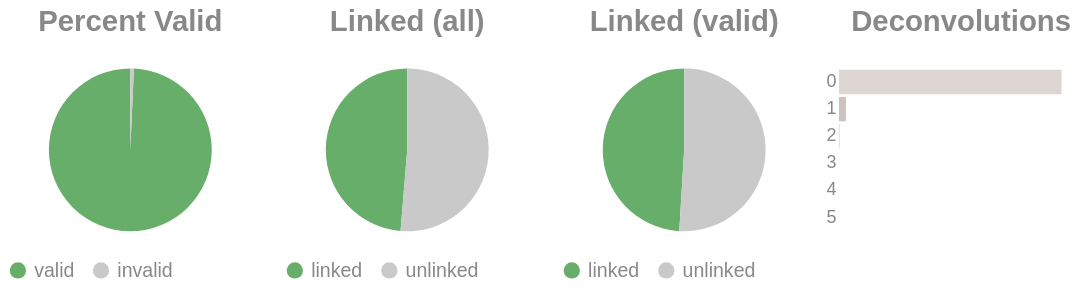

Source (notebook cell):
### Code cell
if SKIPLR:
    pass
else:
    clash = Counter()
    for i in valids['molecule'].to_list():
        _mol = i.split("-")
        if len(_mol) == 1:
            clash.update('0')
        else:
            clash.update(_mol[-1])

    _d = {"deconvolutions": [], 'count': []}
    for k,v in clash.items():
        _d['deconvolutions'].append(k)
        _d['count'].append(v)

    tot_valid = valids['reads'].sum()
    mask = valids['reads'] >= 2
    n_linked_reads = valids.filter(mask)['reads'].sum()
    if n_linked_reads == 0:
        print_html("No linked molecules (>=2 reads) were detected; skipping linked-only distributions.")
        SKIPLR = True
    else:
        perc_valid = round(tot_valid / n_reads, 4)
        linked_perc_abs = round(n_linked_reads / n_reads, 4)
        linked_perc = round(n_linked_reads / tot_valid, 4)

    _valid = pl.DataFrame({"valids": ['valid', 'invalid'], "count": [tot_valid, n_reads - tot_valid]})
    _linked_abs = pl.DataFrame({"linked (absolute)": ['linked', 'unlinked'], "count": [n_linked_reads, n_reads - n_linked_reads]})
    _linked_rel = pl.DataFrame({"linked (valids)": ['linked', 'unlinked'], "count": [n_linked_reads, tot_valid - n_linked_reads]})

    (
        alt.hconcat(
            piechart(_valid, goodval = 'valid', title = "Percent Valid"),
            piechart(_linked_abs, goodval = "linked", title =  "Linked (all)"),
            piechart(_linked_rel, goodval = "linked", title =  "Linked (valid)"),
            convolutionbar(pl.DataFrame(_d), title = "Deconvolutions"),
            center = True,
            bounds = 'flush'
        )
        .resolve_scale(color='independent')
        .resolve_legend('independent')
        .properties(usermeta={'embedOptions': {"actions": False}})
    ).display()

### Figure 1 — Vega-Lite specification as saved in the notebook (floating-point values rounded to 4 significant figures)
{"width": "container", "height": 400, "config": {"title": {"anchor": "start", "dy": -15, "fontSize": 18, "color": "#888888", "subtitleColor": "#888888", "subtitleFontSize": 14}, "arc": {"fill": "#0072B2"}, "axis": {"domainColor": "#888888", "domainWidth": 0.5, "gridWidth": 0.2, "grid": false, "titleFontWeight": 400, "titleFontSize": 15, "labelFontSize": 11, "labelColor": "#888888", "tickColor": "#888888", "tickWidth": 0.2, "titleColor": "#888888"}, "axisBand": {"grid": false}, "axisX": {"grid": true, "tickSize": 10, "domainCap": "round"}, "axisY": {"domain": false, "grid": true, "tickSize": 0, "domainCap": "round"}, "background": "transparent", "header": {"labelFontSize": 15, "labelColor": "#888888", "titleFontSize": 15, "titleFontWeight": 600, "titleColor": "#888888"}, "legend": {"labelFont": "sans-serif", "labelFontSize": 12, "labelColor": "#888888", "symbolSize": 100, "symbolType": "circle", "titleFontSize": 12, "titlePadding": 10, "titleColor": "#888888", "title": null}, "range": {"category": ["#E69F00", "#56B4E9", "#009E73", "#F0E442", "#0072B2", "#D55E00", "#CC79A7", "#000000"], "diverging": ["#cfe8f3", "#a2d4ec", "#73bfe2", "#46abdb", "#1696d2", "#12719e"]}, "area": {"fill": "#0072B2", "fillOpacity": 0.7, "line": true, "strokeOpacity": 0.7}, "line": {"color": "#0072B2", "stroke": "#0072B2", "strokeWidth": 2}, "trail": {"color": "#0072B2", "stroke": "#0072B2", "strokeWidth": 0, "size": 1}, "point": {"filled": true, "fillOpacity": 1.0, "size": 95}, "text": {"color": "#888888", "fontSize": 11, "align": "right", "fontWeight": 400, "size": 11}, "bar": {"fill": "#0072B2", "stroke": null}, "view": {"stroke": null, "continuousWidth": 660, "continuousHeight": 400}}, "hconcat": [{"data": {"name": "data-cf0b4c1dbf575fcfe1dd61962bad4861"}, "mark": {"type": "arc"}, "encoding": {"color": {"field": "valids", "legend": {"orient": "bottom", "title": null}, "scale": {"domain": ["valid", "invalid"], "range": ["#68ae6b", "#C9C9C9"]}, "title": "Valids", "type": "nominal"}, "theta": {"field": "count", "type": "quantitative"}, "tooltip": [{"field": "valids", "title": "Valids", "type": "ordinal"}, {"field": "percent", "format": ".2%", "title": "Percent", "type": "quantitative"}, {"field": "count", "title": "Count", "type": "quantitative"}]}, "height": 100, "title": {"text": "Percent Valid", "align": "center", "anchor": "middle"}, "transform": [{"calculate": "datum.count / 5574305", "as": "percent"}], "width": 150}, {"data": {"name": "data-c74b7a91671e2d55ef223f74775e8b56"}, "mark": {"type": "arc"}, "encoding": {"color": {"field": "linked (absolute)", "legend": {"orient": "bottom", "title": null}, "scale": {"domain": ["linked", "unlinked"], "range": ["#68ae6b", "#C9C9C9"]}, "title": "Linked (Absolute)", "type": "nominal"}, "theta": {"field": "count", "type": "quantitative"}, "tooltip": [{"field": "linked (absolute)", "title": "Linked (Absolute)", "type": "ordinal"}, {"field": "percent", "format": ".2%", "title": "Percent", "type": "quantitative"}, {"field": "count", "title": "Count", "type": "quantitative"}]}, "height": 100, "title": {"text": "Linked (all)", "align": "center", "anchor": "middle"}, "transform": [{"calculate": "datum.count / 5574305", "as": "percent"}], "width": 150}, {"data": {"name": "data-3c8a49f50f9d72f966791dcc26def345"}, "mark": {"type": "arc"}, "encoding": {"color": {"field": "linked (valids)", "legend": {"orient": "bottom", "title": null}, "scale": {"domain": ["linked", "unlinked"], "range": ["#68ae6b", "#C9C9C9"]}, "title": "Linked (Valids)", "type": "nominal"}, "theta": {"field": "count", "type": "quantitative"}, "tooltip": [{"field": "linked (valids)", "title": "Linked (Valids)", "type": "ordinal"}, {"field": "percent", "format": ".2%", "title": "Percent", "type": "quantitative"}, {"field": "count", "title": "Count", "type": "quantitative"}]}, "height": 100, "title": {"text": "Linked (valid)", "align": "center", "anchor": "middle"}, "transform": [{"calculate": "datum.count / 5535036", "as": "percent"}], "width": 150}, {"data": {"name": "data-5dd85a2cc8e0d1f73409fc652304a7f0"}, "mark": {"type": "bar"}, "encoding": {"color": {"field": "deconvolutions", "legend": null, "scale": {"scheme": "lightgreyred"}, "type": "nominal"}, "tooltip": [{"field": "deconvolutions", "title": "Deconvolutions", "type": "ordinal"}, {"field": "percent", "format": ".2%", "title": "Percent", "type": "quantitative"}, {"field": "count", "title": "Count", "type": "quantitative"}], "x": {"axis": null, "field": "count", "type": "quantitative"}, "y": {"field": "deconvolutions", "sort": "ascending", "title": null, "type": "nominal"}}, "height": 100, "title": {"text": "Deconvolutions", "align": "center", "anchor": "middle"}, "transform": [{"calculate": "datum.count / 3766041", "as": "percent"}], "width": 150}], "bounds": "flush", "center": true, "resolve": {"legend": {"angle": "independent"}, "scale": {"color": "independent"}}, "usermeta": {"embedOptions": {"actions": false}}, "$schema": "https://vega.github.io/schema/vega-lite/v6.1.0.json", "datasets": {"data-cf0b4c1dbf575fcfe1dd61962bad4861": [{"valids": "valid", "count": 5535036}, {"valids": "invalid", "count": 39269}], "data-c74b7a91671e2d55ef223f74775e8b56": [{"linked (absolute)": "linked", "count": 2714058}, {"linked (absolute)": "unlinked", "count": 2860247}], "data-3c8a49f50f9d72f966791dcc26def345": [{"linked (valids)": "linked", "count": 2714058}, {"linked (valids)": "unlinked", "count": 2820978}], "data-5dd85a2cc8e0d1f73409fc652304a7f0": [{"deconvolutions": "0", "count": 3644173}, {"deconvolutions": "1", "count": 114530}, {"deconvolutions": "2", "count": 6703}, {"deconvolutions": "3", "count": 568}, {"deconvolutions": "4", "count": 60}, {"deconvolutions": "5", "count": 7}]}}
